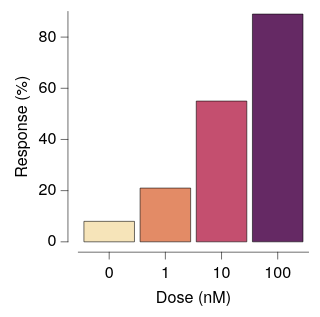

Vega-Lite specification stored for this chart:
### Vega-Lite specification from a JSON file in a GitHub repository (floating-point values rounded to 4 significant figures)
{"background": null, "config": {"arc": {"fill": "#DBDBDB", "fillOpacity": 1.0, "innerRadius": 25.0, "padAngle": 0.03, "stroke": "black", "strokeOpacity": 1, "strokeWidth": 0.25}, "area": {"fill": "#DBDBDB", "fillOpacity": 1.0, "stroke": "black", "strokeOpacity": 1, "strokeWidth": 0.25}, "axis": {"domain": true, "domainCap": "round", "domainColor": "black", "domainWidth": 0.25, "grid": false, "gridCap": "round", "gridColor": "#F1F1F1", "gridDash": [0, 0], "gridOpacity": 1.0, "gridWidth": 0.25, "labelColor": "black", "labelFont": "Helvetica Neue, HelveticaNeue, Helvetica, Arial, sans-serif", "labelFontSize": 7, "labelFontStyle": "normal", "labelFontWeight": 400, "offset": 4.5, "ticks": true, "tickCap": "round", "tickColor": "black", "tickRound": false, "tickSize": 3, "tickWidth": 0.25, "titleColor": "black", "titleFont": "Helvetica Neue, HelveticaNeue, Helvetica, Arial, sans-serif", "titleFontSize": 7, "titleFontStyle": "normal", "titleFontWeight": 400}, "axisX": {"domain": true, "labelAlign": "center", "labelAngle": 0, "labels": true, "ticks": true, "translate": 0}, "axisY": {"domain": true, "labelAlign": "right", "labelAngle": 0, "labels": true, "ticks": true, "translate": 0}, "axisRight": {"domain": true, "labelAlign": "left", "labelAngle": 0, "labels": true, "ticks": true, "translate": 0}, "axisTop": {"domain": true, "labelAlign": "center", "labelAngle": 0, "labels": true, "ticks": true, "translate": 0}, "axisBand": {"tickOffset": 0}, "bar": {"fill": "#DBDBDB", "fillOpacity": 1.0, "stroke": "black", "strokeOpacity": 1, "strokeWidth": 0.25}, "boxplot": {"size": 9.0, "ticks": {"cornerRadius": 0.25, "fill": "black", "opacity": 1, "size": 4.5, "thickness": 0.25}, "box": {"fillOpacity": 1.0, "stroke": "black", "strokeOpacity": 1, "strokeWidth": 0.25}, "median": {"cornerRadius": 0, "fill": "black", "fillOpacity": 1.0, "opacity": 1, "size": 9.0, "thickness": 0.25}, "rule": {"fill": "black", "fillOpacity": 1.0, "size": 10.0, "stroke": "black", "strokeDash": [0, 0], "strokeOpacity": 1, "strokeWidth": 0.25}, "outliers": {"color": "black", "fill": "black", "fillOpacity": 1.0, "size": 0, "stroke": "black", "strokeOpacity": 1, "strokeWidth": 0.25}}, "circle": {"fill": "black", "fillOpacity": 1.0, "size": 1.25, "stroke": null, "strokeOpacity": 1, "strokeWidth": 0.25}, "errorband": {"band": {"fillOpacity": 0.6, "stroke": null, "strokeWidth": 0.25, "strokeOpacity": 1}, "borders": {"opacity": 0, "strokeOpacity": 0.25, "strokeWidth": 1}}, "errorbar": {"opacity": 1, "rule": {"strokeDash": [0, 0], "strokeWidth": 0.25}, "ticks": {"color": "black", "cornerRadius": 0.125, "opacity": 1, "size": 6.0, "thickness": 0.25}, "thickness": 0.25}, "font": "Helvetica Neue, HelveticaNeue, Helvetica, Arial, sans-serif", "geoshape": {"fill": "#DBDBDB", "fillOpacity": 1.0, "stroke": "black", "strokeOpacity": 1, "strokeWidth": 0.25}, "header": {"labelColor": "black", "labelFont": "Helvetica Neue, HelveticaNeue, Helvetica, Arial, sans-serif", "labelFontSize": 7, "labelFontStyle": "normal", "labelFontWeight": 400, "titleColor": "black", "titleFont": "Helvetica Neue, HelveticaNeue, Helvetica, Arial, sans-serif", "titleFontSize": 7, "titleFontStyle": "normal", "titleFontWeight": 400, "titlePadding": 0}, "legend": {"disable": false, "offset": 4.5, "titlePadding": 4, "labelOffset": 2, "gradientLabelOffset": 2, "gradientLength": 50.0, "gradientThickness": 5.0, "gradientOpacity": 1.0, "gradientStrokeColor": "black", "gradientStrokeWidth": 0.25, "labelColor": "black", "labelFont": "Helvetica Neue, HelveticaNeue, Helvetica, Arial, sans-serif", "labelFontSize": 7, "labelFontStyle": "normal", "labelFontWeight": 400, "strokeColor": "black", "strokeWidth": 0, "symbolSize": 42, "symbolStrokeColor": "black", "symbolStrokeWidth": 0.25, "titleColor": "black", "titleFont": "Helvetica Neue, HelveticaNeue, Helvetica, Arial, sans-serif", "titleFontSize": 7, "titleFontStyle": "normal", "titleFontWeight": 400}, "line": {"color": "black", "stroke": "black", "strokeCap": "butt", "strokeDash": [0, 0], "strokeOpacity": 1, "strokeWidth": 0.5}, "point": {"filled": true, "fill": "#DBDBDB", "fillOpacity": 1.0, "size": 5.0, "stroke": "black", "strokeOpacity": 1, "strokeWidth": 0.25}, "range": {"category": ["#B2B2B2", "#4A7CD3", "#008542", "#664CAF", "#509F98", "#636363", "#284F93", "#005226", "#382864", "#285753"], "diverging": {"scheme": ["#443E60", "#5F597E", "#7C759B", "#9994B6", "#B7B4CC", "#D6D5DC", "#F6F6F6", "#D1DAD9", "#A4C2BF", "#7AA9A4", "#578E89", "#37736E", "#1B5954"]}, "heatmap": {"scheme": ["#440154", "#472270", "#433E82", "#38598C", "#2C728E", "#238A8D", "#24A086", "#39B578", "#5DC862", "#96D646", "#CAE02D", "#FDE724"]}, "ordinal": {"scheme": ["#F1F1F1", "#DBDBDB", "#C6C6C6", "#B2B2B2", "#9D9D9D", "#898989", "#767676", "#636363", "#515151", "#404040", "#2F2F2F", "#1F1F1F"]}, "ramp": {"scheme": ["#440154", "#472270", "#433E82", "#38598C", "#2C728E", "#238A8D", "#24A086", "#39B578", "#5DC862", "#96D646", "#CAE02D", "#FDE724"]}}, "rule": {"color": "black", "stroke": "black", "strokeCap": "round", "strokeDash": [2, 2], "strokeOpacity": 1, "strokeWidth": 0.25}, "scale": {"barBandPaddingInner": 0.1, "rectBandPaddingInner": 0, "tickBandPaddingInner": 0.1, "bandPaddingOuter": 0.1, "bandWithNestedOffsetPaddingInner": 0.2, "bandWithNestedOffsetPaddingOuter": 0.2, "offsetBandPaddingInner": 0, "offsetBandPaddingOuter": 0, "round": false}, "rect": {"fill": "#DBDBDB", "fillOpacity": 1.0, "stroke": "black", "strokeOpacity": 1, "strokeWidth": 0.25}, "square": {"fill": "#DBDBDB", "fillOpacity": 1.0, "size": 10.0, "stroke": "black", "strokeOpacity": 1, "strokeWidth": 0.25}, "text": {"color": "black", "font": "Helvetica Neue, HelveticaNeue, Helvetica, Arial, sans-serif", "fontSize": 7, "fontStyle": "normal", "fontWeight": 400}, "tick": {"color": "black", "cornerRadius": 0.125, "opacity": 1.0, "size": 9.0, "thickness": 0.25}, "title": {"anchor": "middle", "frame": "group", "color": "black", "font": "Helvetica Neue, HelveticaNeue, Helvetica, Arial, sans-serif", "fontSize": 7, "fontStyle": "normal", "fontWeight": 400, "subtitleColor": "black", "subtitleFont": "Helvetica Neue, HelveticaNeue, Helvetica, Arial, sans-serif", "subtitleFontSize": "Helvetica Neue, HelveticaNeue, Helvetica, Arial, sans-serif", "subtitleFontStyle": "normal", "subtitleFontWeight": 400}, "trail": {"color": "black", "opacity": 1, "size": 0.5}, "view": {"continuousWidth": 100, "continuousHeight": 100, "discreteWidth": 100, "discreteHeight": 100, "fill": null, "stroke": null, "strokeWidth": 0.25}}, "data": {"name": "data-d11018b35c55ea5cada1641c676bdac5"}, "mark": {"type": "bar"}, "encoding": {"color": {"field": "dose", "legend": null, "scale": {"range": ["#F6E4B9", "#E38B66", "#C44F6F", "#652964"]}, "sort": null, "type": "nominal"}, "x": {"field": "dose", "sort": null, "title": "Dose (nM)", "type": "nominal"}, "y": {"field": "response", "title": "Response (%)", "type": "quantitative"}}, "$schema": "https://vega.github.io/schema/vega-lite/v6.4.1.json", "datasets": {"data-d11018b35c55ea5cada1641c676bdac5": [{"dose": "0", "response": 8.0}, {"dose": "1", "response": 21.0}, {"dose": "10", "response": 55.0}, {"dose": "100", "response": 89.0}]}}
